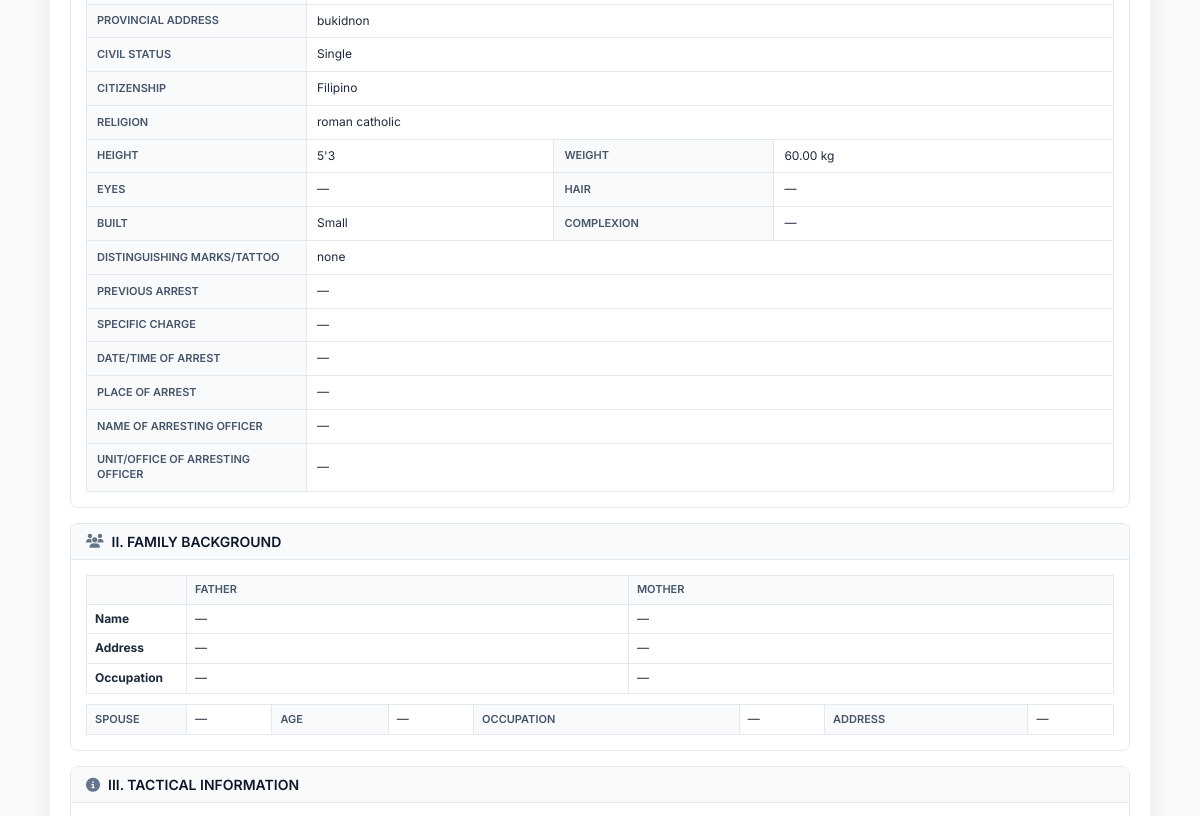
Page /view_profile.php?id=3&return_to=profiles (signed in, middle part) on the earlier database version.
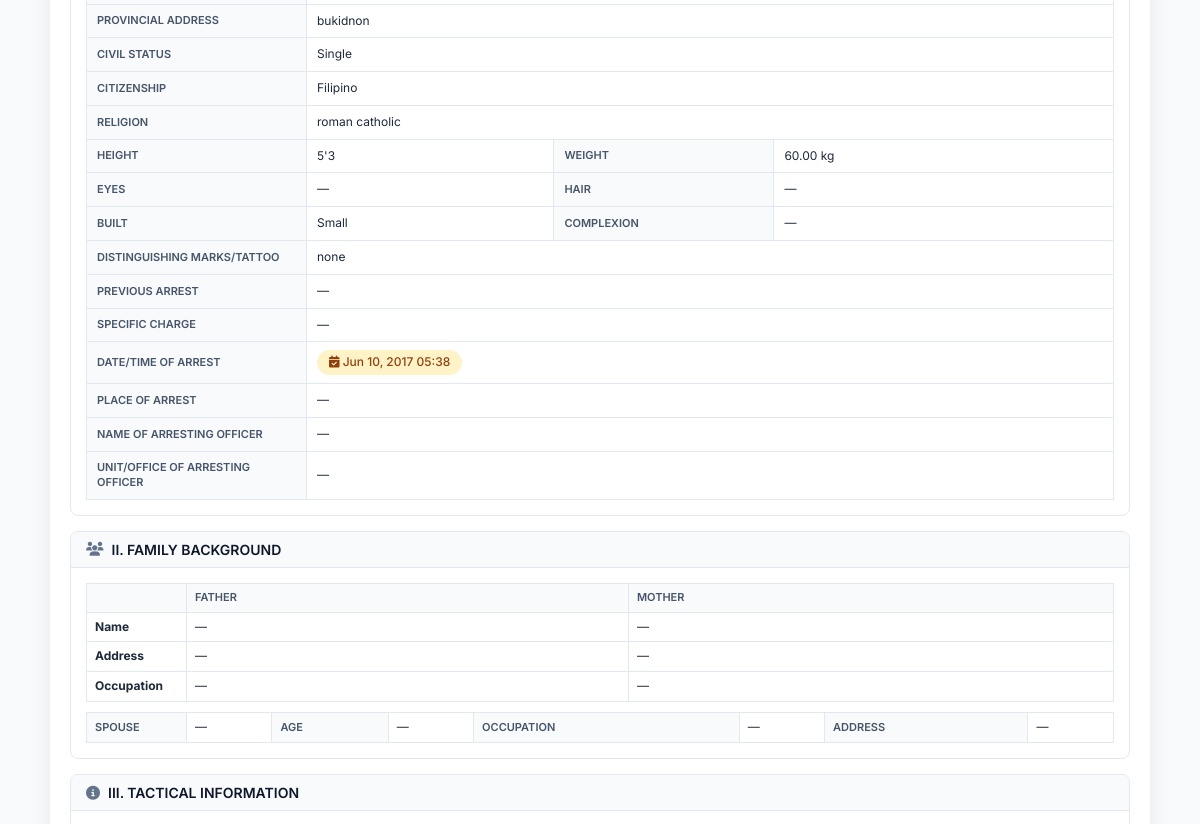
Same page on the later database version.
### tables this page shows
CREATE TABLE `biographical_profiles` (
  `id` int(11) NOT NULL,
  `full_name` varchar(200) NOT NULL,
  `alias` varchar(200) DEFAULT NULL,
  `group_affiliation` varchar(200) DEFAULT NULL,
  `position_roles` text DEFAULT NULL,
  `age` int(11) DEFAULT NULL,
  `sex` enum('Male','Female','Other') DEFAULT NULL,
  `dob` date DEFAULT NULL,
  `pob` varchar(200) DEFAULT NULL,
  `educational_attainment` varchar(100) DEFAULT NULL,
  `occupation` text DEFAULT NULL,
  `company_office` varchar(200) DEFAULT NULL,
  `technical_skills` text DEFAULT NULL,
  `ethnic_group` varchar(100) DEFAULT NULL,
  `languages` text DEFAULT NULL,
  `present_address` text DEFAULT NULL,
  `provincial_address` text DEFAULT NULL,
  `civil_status` enum('Single','Married','Widowed','Separated','Divorced') DEFAULT NULL,
  `citizenship` varchar(50) DEFAULT NULL,
  `religion` varchar(100) DEFAULT NULL,
  `height_cm` decimal(5,2) DEFAULT NULL,
  `weight_kg` decimal(5,2) DEFAULT NULL,
  `height_ft` varchar(10) DEFAULT NULL,
  `eyes_color` varchar(50) DEFAULT NULL,
  `hair_color` varchar(50) DEFAULT NULL,
  `built` enum('Small','Medium','Large') DEFAULT NULL,
  `complexion` varchar(50) DEFAULT NULL,
  `distinguishing_marks` text DEFAULT NULL,
  `previous_arrest_record` text DEFAULT NULL,
  `previous_arrest` text DEFAULT NULL,
  `specific_charge` text DEFAULT NULL,
  `arresting_officer` varchar(200) DEFAULT NULL,
  `arresting_unit` varchar(200) DEFAULT NULL,
  `date_time_place_of_arrest` text DEFAULT NULL,
  `arresting_officer_name` varchar(255) DEFAULT NULL,
  `arresting_officer_unit` varchar(255) DEFAULT NULL,
  `father_name` varchar(200) DEFAULT NULL,
  `father_address` text DEFAULT NULL,
  `father_dob` date DEFAULT NULL,
  `father_pob` varchar(200) DEFAULT NULL,
  `father_age` int(11) DEFAULT NULL,
  `father_occupation` varchar(200) DEFAULT NULL,
  `mother_name` varchar(200) DEFAULT NULL,
  `mother_address` text DEFAULT NULL,
  `mother_dob` date DEFAULT NULL,
  `mother_pob` varchar(200) DEFAULT NULL,
  `mother_age` int(11) DEFAULT NULL,
  `mother_occupation` varchar(200) DEFAULT NULL,
  `spouse_name` varchar(200) DEFAULT NULL,
  `spouse_age` int(11) DEFAULT NULL,
  `spouse_occupation` varchar(200) DEFAULT NULL,
  `spouse_address` text DEFAULT NULL,
  `drugs_involved` text DEFAULT NULL,
  `source_relationship` varchar(200) DEFAULT NULL,
  `source_address` varchar(200) DEFAULT NULL,
  `source_name` varchar(200) DEFAULT NULL,
  `source_nickname` varchar(100) DEFAULT NULL,
  `source_full_address` text DEFAULT NULL,
  `source_other_drugs` varchar(200) DEFAULT NULL,
  `subgroup_name` varchar(200) DEFAULT NULL,
  `specific_aor` varchar(200) DEFAULT NULL,
  `other_source_name` varchar(200) DEFAULT NULL,
  `other_source_alias` varchar(100) DEFAULT NULL,
  `other_source_details` text DEFAULT NULL,
  `drugs_pushed` text DEFAULT NULL,
  `other_drugs_pushed` varchar(200) DEFAULT NULL,
  `profile_picture` varchar(255) DEFAULT NULL,
  `vehicles_used` text DEFAULT NULL,
  `armaments` text DEFAULT NULL,
  `companions_arrest` text DEFAULT NULL,
  `recruitment_summary` text DEFAULT NULL,
  `modus_operandi` text DEFAULT NULL,
  `organizational_structure` text DEFAULT NULL,
  `ci_matters` text DEFAULT NULL,
  `other_revelations` text DEFAULT NULL,
  `recommendation` text DEFAULT NULL,
  `created_by` int(11) DEFAULT NULL,
  `created_at` timestamp NOT NULL DEFAULT current_timestamp(),
  `updated_at` timestamp NOT NULL DEFAULT current_timestamp() ON UPDATE current_timestamp(),
  `status` enum('active','archived','delisted') DEFAULT 'active'
);

### view_profile.php (the view, shortened to what the changed rows need)
<?php
$database = new Database();
$db = $database->getConnection();
$id = isset($_GET['id']) ? $_GET['id'] : 0;
$query = "SELECT * FROM biographical_profiles WHERE id = :id";
$stmt = $db->prepare($query);
$stmt->bindParam(':id', $id);
$stmt->execute();
$profile = $stmt->fetch(PDO::FETCH_ASSOC);
function displayValue($value, $default = '—') {
    return !empty($value) ? htmlspecialchars($value) : $default;
}
$arrest_datetime_formatted = '';
$arrest_year = '';
$arrest_month = '';
if (!empty($profile['date_time_place_of_arrest'])) {
    $arrest_value = $profile['date_time_place_of_arrest'];
    $timestamp = strtotime($arrest_value);
    if ($timestamp !== false) {
        $arrest_datetime_formatted = date('M d, Y H:i', $timestamp);
        $arrest_year = date('Y', $timestamp);
        $arrest_month = date('m', $timestamp);
    } else {
        $arrest_datetime_formatted = $arrest_value;
        $arrest_place = $arrest_value;
    }
}
?>
<!DOCTYPE html>
<html lang="en">
<head>
    <link href="https://cdn.jsdelivr.net/npm/bootstrap@5.3.0/dist/css/bootstrap.min.css" rel="stylesheet">
    <link rel="stylesheet" href="https://cdnjs.cloudflare.com/ajax/libs/font-awesome/6.4.0/css/all.min.css">
</head>
<body>
    <div class="print-container">
        <div class="main-content">
            <div class="data-section">
                <div class="section-content">
                    <table class="personal-data-table">
                        <tbody>
                            <tr>
                                <th>PROVINCIAL ADDRESS</th>
                                <td colspan="3"><?php echo displayValue($profile['provincial_address']); ?></td>
                            </tr>
                            <tr>
                                <th>CIVIL STATUS</th>
                                <td colspan="3"><?php echo displayValue($profile['civil_status']); ?></td>
                            </tr>
                            <tr>
                                <th>CITIZENSHIP</th>
                                <td colspan="3"><?php echo displayValue($profile['citizenship']); ?></td>
                            </tr>
                            <tr>
                                <th>RELIGION</th>
                                <td colspan="3"><?php echo displayValue($profile['religion']); ?></td>
                            </tr>
                            <tr>
                                <th>HEIGHT</th>
                                <td><?php echo displayValue($profile['height_ft']); ?></td>
                                <th>WEIGHT</th>
                                <td><?php echo displayValue($profile['weight_kg']); ?> kg</td>
                            </tr>
                            <tr>
                                <th>EYES</th>
                                <td><?php echo displayValue($profile['eyes_color']); ?></td>
                                <th>HAIR</th>
                                <td><?php echo displayValue($profile['hair_color']); ?></td>
                            </tr>
                            <tr>
                                <th>BUILT</th>
                                <td><?php echo displayValue($profile['built']); ?></td>
                                <th>COMPLEXION</th>
                                <td><?php echo displayValue($profile['complexion']); ?></td>
                            </tr>
                            <tr>
                                <th>DISTINGUISHING MARKS/TATTOO</th>
                                <td colspan="3"><?php echo displayValue($profile['distinguishing_marks']); ?></td>
                            </tr>
                            <tr>
                                <th>PREVIOUS ARREST</th>
                                <td colspan="3"><?php echo displayValue($profile['previous_arrest']); ?></td>
                            </tr>
                            <tr>
                                <th>SPECIFIC CHARGE</th>
                                <td colspan="3"><?php echo displayValue($profile['specific_charge']); ?></td>
                            </tr>
                            <tr>
                                <th>DATE/TIME OF ARREST</th>
                                <td colspan="3">
                                    <?php if (!empty($arrest_datetime_formatted)): ?>
                                        <a href="dashboard.php?year=<?php echo $arrest_year; ?>&month=<?php echo $arrest_month; ?>" class="arrest-date-link" target="_blank">
                                            <i class="fas fa-calendar-check"></i> <?php echo $arrest_datetime_formatted; ?>
                                        </a>
                                    <?php else: ?>
                                        —
                                    <?php endif; ?>
                                </td>
                            </tr>
                            <tr>
                                <th>PLACE OF ARREST</th>
                            </tr>
                            <tr>
                                <th>NAME OF ARRESTING OFFICER</th>
                                <td colspan="3"><?php echo displayValue($profile['arresting_officer']); ?></td>
                            </tr>
                            <tr>
                                <th>UNIT/OFFICE OF ARRESTING OFFICER</th>
                                <td colspan="3"><?php echo displayValue($profile['arresting_unit']); ?></td>
                            </tr>
                        </tbody>
                    </table>
                </div>
            </div>
            <div class="data-section">
                <div class="section-content">
                    <table class="compact-table">
                        <thead>
                            <th style="width: 100px;"></th>
                            <th>Father</th>
                            <th>Mother</th>
                        </thead>
                        <tbody>
                            <tr>
                                <td><strong>Name</strong></td>
                                <td><?php echo displayValue($profile['father_name']); ?></td>
                                <td><?php echo displayValue($profile['mother_name']); ?></td>
                            </tr>
                            <tr>
                                <td><strong>Address</strong></td>
                                <td><?php echo displayValue($profile['father_address']); ?></td>
                                <td><?php echo displayValue($profile['mother_address']); ?></td>
                            </tr>
                            <tr>
                                <td><strong>Occupation</strong></td>
                                <td><?php echo displayValue($profile['father_occupation']); ?></td>
                                <td><?php echo displayValue($profile['mother_occupation']); ?></td>
                            </tr>
                        </tbody>
                    </table>
                    <div style="margin-top: 10px;">
                        <table class="compact-table">
                            <thead>
                                <th style="width: 100px;">Spouse</th>
                                <td><?php echo displayValue($profile['spouse_name']); ?></td>
                                <th>Age</th>
                                <td><?php echo displayValue($profile['spouse_age']); ?></td>
                                <th>Occupation</th>
                                <td><?php echo displayValue($profile['spouse_occupation']); ?></td>
                                <th>Address</th>
                                <td><?php echo displayValue($profile['spouse_address']); ?></td>
                            </thead>
                        </table>
                    </div>
                </div>
            </div>
        </div>
    </div>
</body>
</html>

Differences in the rows shown:
changed biographical_profiles "bukidnon": date_time_place_of_arrest (not shown) → "Jun 10, 2017 05:38"
